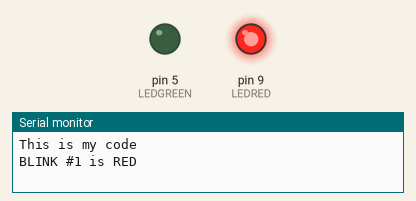
Simulated run of this sketch. Board: Arduino Uno, built with avr-gcc and run on an emulated ATmega328P. Shown: output pins drawn as LEDs (lit = HIGH), the last lines printed to the serial monitor.

Above: at 0.5 s.
At 4.5 s:
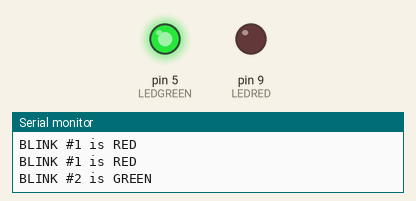
At 5.5 s:
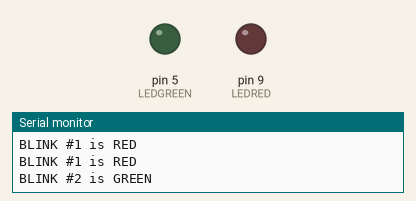
Timing chart, 0 to 7.8 s (numbered marks = the images above):
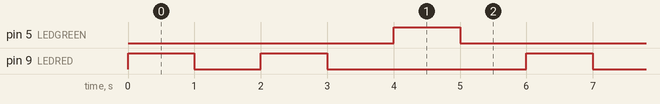

Measured:
- by itself, pin 5 (LEDGREEN): alternates HIGH for 1.0 s and LOW for 5.0 s
- by itself, pin 9 (LEDRED): repeats every 6.0 s: LOW 1.0 s, HIGH 1.0 s, LOW 3.0 s, HIGH 1.0 s
- by itself, everything shown: repeats every 6.0 s, in 6 steps

The sketch:

Arduino.ino
```cpp
int LEDRED=9;
int LEDGREEN=5;
int BLINKRED=2;
int BLINKGREEN=3;

void setup(){
  Serial.begin (9600);
  pinMode(LEDRED,OUTPUT);
  pinMode(LEDGREEN,OUTPUT);
  Serial.println("This is my code");
  Serial.println("");
}

void loop() {
  for (int j=1;j<=BLINKRED;j=j+1){
  Serial.println("BLINK #1 is RED");
  digitalWrite (LEDRED,HIGH);
  delay(1000);
  digitalWrite(LEDRED,LOW);
  delay(1000);
  }
  Serial.println("BLINK #2 is GREEN");
  digitalWrite(LEDGREEN,HIGH);
  delay(1000);
  digitalWrite(LEDGREEN,LOW);
  delay(1000);
}
```
